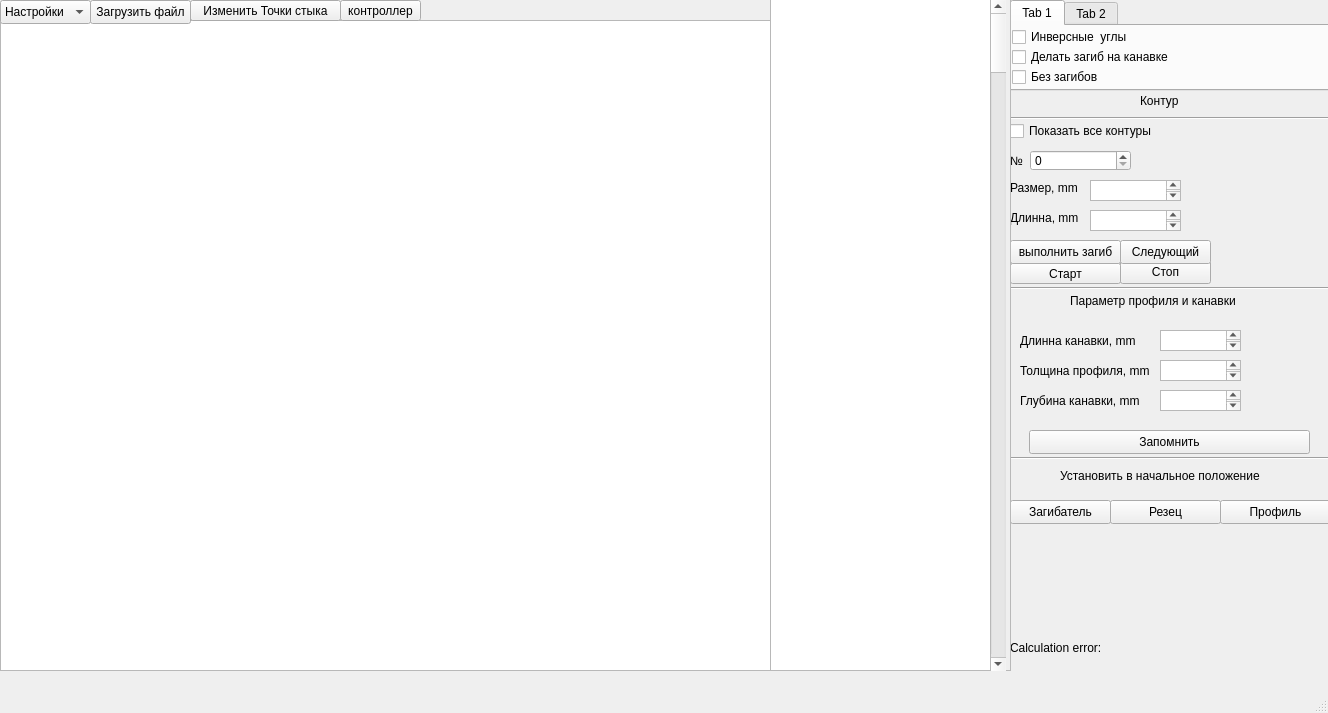
<?xml version="1.0" encoding="UTF-8"?>
<ui version="4.0">
 <class>QtWidgetsApplication1Class</class>
 <widget class="QMainWindow" name="QtWidgetsApplication1Class">
  <property name="geometry">
   <rect>
    <x>0</x>
    <y>0</y>
    <width>1328</width>
    <height>713</height>
   </rect>
  </property>
  <property name="windowTitle">
   <string>QtWidgetsApplication1</string>
  </property>
  <widget class="QWidget" name="centralWidget">
   <widget class="QTabWidget" name="tabWidget">
    <property name="geometry">
     <rect>
      <x>1010</x>
      <y>0</y>
      <width>321</width>
      <height>91</height>
     </rect>
    </property>
    <property name="currentIndex">
     <number>0</number>
    </property>
    <widget class="QWidget" name="tab">
     <attribute name="title">
      <string>Tab 1</string>
     </attribute>
     <widget class="QCheckBox" name="checkBox">
      <property name="geometry">
       <rect>
        <x>0</x>
        <y>0</y>
        <width>141</width>
        <height>22</height>
       </rect>
      </property>
      <property name="text">
       <string>Инверсные  углы</string>
      </property>
     </widget>
     <widget class="QCheckBox" name="checkBox_2">
      <property name="geometry">
       <rect>
        <x>0</x>
        <y>20</y>
        <width>161</width>
        <height>22</height>
       </rect>
      </property>
      <property name="text">
       <string>Делать загиб на канавке</string>
      </property>
     </widget>
     <widget class="QCheckBox" name="checkBox_3">
      <property name="geometry">
       <rect>
        <x>0</x>
        <y>40</y>
        <width>111</width>
        <height>22</height>
       </rect>
      </property>
      <property name="text">
       <string>Без загибов</string>
      </property>
     </widget>
    </widget>
    <widget class="QWidget" name="tab_2">
     <attribute name="title">
      <string>Tab 2</string>
     </attribute>
    </widget>
   </widget>
   <widget class="QLabel" name="label_10">
    <property name="geometry">
     <rect>
      <x>1060</x>
      <y>460</y>
      <width>231</width>
      <height>31</height>
     </rect>
    </property>
    <property name="text">
     <string>Установить в начальное положение</string>
    </property>
   </widget>
   <widget class="QTextEdit" name="textEdit_2">
    <property name="geometry">
     <rect>
      <x>1090</x>
      <y>210</y>
      <width>91</width>
      <height>21</height>
     </rect>
    </property>
   </widget>
   <widget class="QPushButton" name="pushButton_6">
    <property name="geometry">
     <rect>
      <x>1010</x>
      <y>240</y>
      <width>111</width>
      <height>24</height>
     </rect>
    </property>
    <property name="text">
     <string>выполнить загиб</string>
    </property>
   </widget>
   <widget class="QLabel" name="label_9">
    <property name="geometry">
     <rect>
      <x>1010</x>
      <y>210</y>
      <width>81</width>
      <height>16</height>
     </rect>
    </property>
    <property name="text">
     <string>Длинна, mm</string>
    </property>
   </widget>
   <widget class="QPushButton" name="pushButton_9">
    <property name="geometry">
     <rect>
      <x>1010</x>
      <y>500</y>
      <width>101</width>
      <height>24</height>
     </rect>
    </property>
    <property name="text">
     <string>Загибатель</string>
    </property>
   </widget>
   <widget class="QLabel" name="label_7">
    <property name="geometry">
     <rect>
      <x>1020</x>
      <y>390</y>
      <width>121</width>
      <height>21</height>
     </rect>
    </property>
    <property name="text">
     <string>Глубина канавки, mm</string>
    </property>
   </widget>
   <widget class="Line" name="line_3">
    <property name="geometry">
     <rect>
      <x>1010</x>
      <y>450</y>
      <width>321</width>
      <height>16</height>
     </rect>
    </property>
    <property name="orientation">
     <enum>Qt::Orientation::Horizontal</enum>
    </property>
   </widget>
   <widget class="QLabel" name="label_4">
    <property name="geometry">
     <rect>
      <x>1070</x>
      <y>290</y>
      <width>171</width>
      <height>21</height>
     </rect>
    </property>
    <property name="text">
     <string>Параметр профиля и канавки</string>
    </property>
   </widget>
   <widget class="QSpinBox" name="spinBox">
    <property name="geometry">
     <rect>
      <x>1030</x>
      <y>150</y>
      <width>101</width>
      <height>21</height>
     </rect>
    </property>
   </widget>
   <widget class="QTextEdit" name="textEdit">
    <property name="geometry">
     <rect>
      <x>1090</x>
      <y>180</y>
      <width>91</width>
      <height>21</height>
     </rect>
    </property>
   </widget>
   <widget class="QPushButton" name="pushButton_5">
    <property name="geometry">
     <rect>
      <x>1120</x>
      <y>260</y>
      <width>91</width>
      <height>24</height>
     </rect>
    </property>
    <property name="text">
     <string>Стоп</string>
    </property>
   </widget>
   <widget class="QTextEdit" name="textEdit_4">
    <property name="geometry">
     <rect>
      <x>1160</x>
      <y>360</y>
      <width>81</width>
      <height>21</height>
     </rect>
    </property>
   </widget>
   <widget class="QTextEdit" name="textEdit_5">
    <property name="geometry">
     <rect>
      <x>1160</x>
      <y>330</y>
      <width>81</width>
      <height>21</height>
     </rect>
    </property>
   </widget>
   <widget class="QPushButton" name="pushButton_4">
    <property name="geometry">
     <rect>
      <x>1010</x>
      <y>263</y>
      <width>111</width>
      <height>21</height>
     </rect>
    </property>
    <property name="text">
     <string>Старт</string>
    </property>
   </widget>
   <widget class="QPushButton" name="pushButton_8">
    <property name="geometry">
     <rect>
      <x>1120</x>
      <y>240</y>
      <width>91</width>
      <height>24</height>
     </rect>
    </property>
    <property name="text">
     <string>Следующий</string>
    </property>
   </widget>
   <widget class="QLabel" name="label">
    <property name="geometry">
     <rect>
      <x>1010</x>
      <y>640</y>
      <width>131</width>
      <height>16</height>
     </rect>
    </property>
    <property name="text">
     <string>Calculation error:</string>
    </property>
   </widget>
   <widget class="Line" name="line_2">
    <property name="geometry">
     <rect>
      <x>1010</x>
      <y>280</y>
      <width>321</width>
      <height>16</height>
     </rect>
    </property>
    <property name="orientation">
     <enum>Qt::Orientation::Horizontal</enum>
    </property>
   </widget>
   <widget class="QLabel" name="label_3">
    <property name="geometry">
     <rect>
      <x>1010</x>
      <y>150</y>
      <width>21</width>
      <height>21</height>
     </rect>
    </property>
    <property name="text">
     <string>№</string>
    </property>
   </widget>
   <widget class="QPushButton" name="pushButton_11">
    <property name="geometry">
     <rect>
      <x>1220</x>
      <y>500</y>
      <width>111</width>
      <height>24</height>
     </rect>
    </property>
    <property name="text">
     <string>Профиль</string>
    </property>
   </widget>
   <widget class="QLabel" name="label_5">
    <property name="geometry">
     <rect>
      <x>1020</x>
      <y>330</y>
      <width>121</width>
      <height>21</height>
     </rect>
    </property>
    <property name="text">
     <string>Длинна канавки, mm</string>
    </property>
   </widget>
   <widget class="QLabel" name="label_2">
    <property name="geometry">
     <rect>
      <x>1140</x>
      <y>90</y>
      <width>51</width>
      <height>21</height>
     </rect>
    </property>
    <property name="text">
     <string>Контур</string>
    </property>
   </widget>
   <widget class="QLabel" name="label_8">
    <property name="geometry">
     <rect>
      <x>1010</x>
      <y>180</y>
      <width>81</width>
      <height>16</height>
     </rect>
    </property>
    <property name="text">
     <string>Размер, mm</string>
    </property>
   </widget>
   <widget class="QTextEdit" name="textEdit_3">
    <property name="geometry">
     <rect>
      <x>1160</x>
      <y>390</y>
      <width>81</width>
      <height>21</height>
     </rect>
    </property>
   </widget>
   <widget class="QPushButton" name="pushButton_7">
    <property name="geometry">
     <rect>
      <x>1029</x>
      <y>430</y>
      <width>281</width>
      <height>24</height>
     </rect>
    </property>
    <property name="text">
     <string>Запомнить</string>
    </property>
   </widget>
   <widget class="QCheckBox" name="checkBox_4">
    <property name="geometry">
     <rect>
      <x>1010</x>
      <y>120</y>
      <width>151</width>
      <height>22</height>
     </rect>
    </property>
    <property name="text">
     <string>Показать все контуры</string>
    </property>
   </widget>
   <widget class="QLabel" name="label_6">
    <property name="geometry">
     <rect>
      <x>1020</x>
      <y>360</y>
      <width>141</width>
      <height>21</height>
     </rect>
    </property>
    <property name="text">
     <string>Толщина профиля, mm</string>
    </property>
   </widget>
   <widget class="QPushButton" name="pushButton_10">
    <property name="geometry">
     <rect>
      <x>1110</x>
      <y>500</y>
      <width>111</width>
      <height>24</height>
     </rect>
    </property>
    <property name="text">
     <string>Резец</string>
    </property>
   </widget>
   <widget class="Line" name="line">
    <property name="geometry">
     <rect>
      <x>1010</x>
      <y>110</y>
      <width>321</width>
      <height>16</height>
     </rect>
    </property>
    <property name="orientation">
     <enum>Qt::Orientation::Horizontal</enum>
    </property>
   </widget>
   <widget class="QFrame" name="frame">
    <property name="geometry">
     <rect>
      <x>770</x>
      <y>-10</y>
      <width>241</width>
      <height>681</height>
     </rect>
    </property>
    <property name="frameShape">
     <enum>QFrame::Shape::StyledPanel</enum>
    </property>
    <property name="frameShadow">
     <enum>QFrame::Shadow::Raised</enum>
    </property>
    <widget class="QScrollBar" name="verticalScrollBar">
     <property name="geometry">
      <rect>
       <x>220</x>
       <y>10</y>
       <width>16</width>
       <height>671</height>
      </rect>
     </property>
     <property name="orientation">
      <enum>Qt::Orientation::Vertical</enum>
     </property>
    </widget>
    <widget class="QTableWidget" name="tableWidget">
     <property name="geometry">
      <rect>
       <x>0</x>
       <y>0</y>
       <width>221</width>
       <height>681</height>
      </rect>
     </property>
    </widget>
   </widget>
   <widget class="QGraphicsView" name="graphicsView">
    <property name="geometry">
     <rect>
      <x>0</x>
      <y>20</y>
      <width>771</width>
      <height>651</height>
     </rect>
    </property>
   </widget>
   <widget class="QPushButton" name="pushButton_2">
    <property name="geometry">
     <rect>
      <x>190</x>
      <y>0</y>
      <width>151</width>
      <height>21</height>
     </rect>
    </property>
    <property name="text">
     <string>Изменить Точки стыка</string>
    </property>
   </widget>
   <widget class="QComboBox" name="comboBox">
    <property name="geometry">
     <rect>
      <x>0</x>
      <y>0</y>
      <width>91</width>
      <height>24</height>
     </rect>
    </property>
    <item>
     <property name="text">
      <string>Настройки</string>
     </property>
    </item>
    <item>
     <property name="text">
      <string>Подключение контроллера</string>
     </property>
    </item>
   </widget>
   <widget class="QPushButton" name="pushButton_3">
    <property name="geometry">
     <rect>
      <x>340</x>
      <y>0</y>
      <width>81</width>
      <height>21</height>
     </rect>
    </property>
    <property name="text">
     <string>контроллер</string>
    </property>
   </widget>
   <widget class="QPushButton" name="pushButton">
    <property name="geometry">
     <rect>
      <x>90</x>
      <y>0</y>
      <width>101</width>
      <height>24</height>
     </rect>
    </property>
    <property name="text">
     <string>Загрузить файл</string>
    </property>
   </widget>
  </widget>
  <widget class="QStatusBar" name="statusBar"/>
 </widget>
 <layoutdefault spacing="6" margin="11"/>
 <resources>
  <include location="QtWidgetsApplication1.qrc"/>
 </resources>
 <connections/>
</ui>
